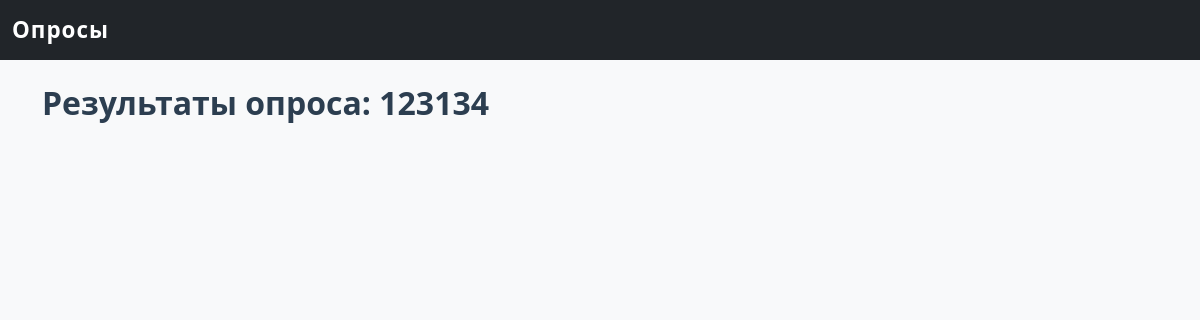
/survey/2/results, run on an earlier commit of the app's database.
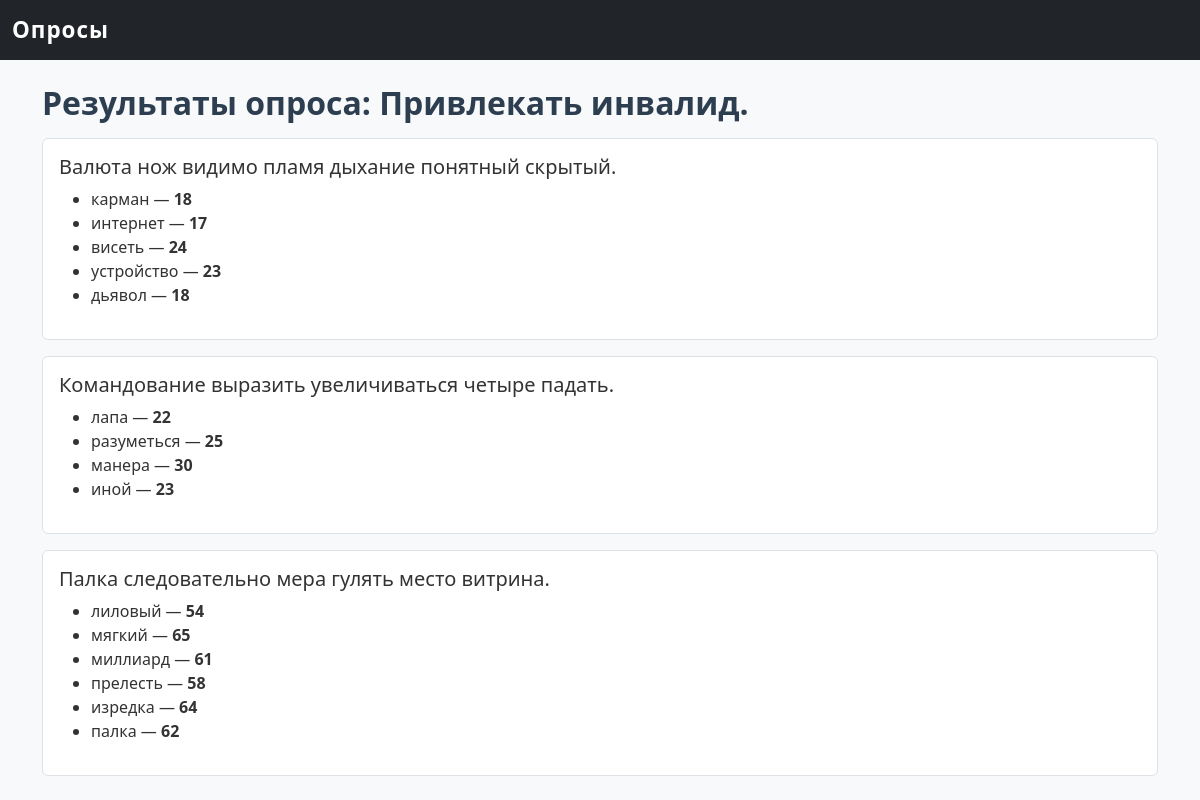
And on a later commit of the database.
### survey_app/models.py (models this page shows)
class Survey(db.Model):
    id = db.Column(db.Integer, primary_key=True)
    title = db.Column(db.String(200), nullable=False)
    description = db.Column(db.Text)
    created_at = db.Column(db.DateTime, default=datetime.utcnow)
    is_active = db.Column(db.Boolean, default=False)  # 🔹 активный или завершён
    questions = db.relationship("Question", backref="survey", lazy=True, cascade="all, delete")

class Question(db.Model):
    id = db.Column(db.Integer, primary_key=True)
    text = db.Column(db.String(500), nullable=False)
    q_type = db.Column(db.String(20), nullable=False)  # "single" | "multiple"
    survey_id = db.Column(db.Integer, db.ForeignKey("survey.id"), nullable=False)
    choices = db.relationship("Choice", backref="question", lazy=True, cascade="all, delete")

class Choice(db.Model):
    id = db.Column(db.Integer, primary_key=True)
    text = db.Column(db.String(200), nullable=False)
    question_id = db.Column(db.Integer, db.ForeignKey("question.id"), nullable=False)

### survey_app/routes.py (the view)
@bp.route("/survey/<int:survey_id>/results")
def results(survey_id):
    survey = Survey.query.get_or_404(survey_id)
    stats = {}
    for q in survey.questions:
        q_stats = {}
        for c in q.choices:
            count = Response.query.filter_by(choice_id=c.id).count()
            q_stats[c.text] = count
        stats[q.text] = q_stats
    return render_template("survey_results.html", survey=survey, stats=stats)

### survey_app/templates/survey_results.html
{% extends "base.html" %}
{% block content %}
<h2>Результаты опроса: {{ survey.title }}</h2>
{% for q, answers in stats.items() %}
  <div class="mb-3 p-3 border rounded bg-white">
    <h5>{{ q }}</h5>
    <ul>
      {% for choice, count in answers.items() %}
        <li>{{ choice }} — <strong>{{ count }}</strong></li>
      {% endfor %}
    </ul>
  </div>
{% endfor %}
{% endblock %}

What changed in the data, as far as the page shows it:
changed Survey: title "123134" → "Привлекать инвалид."
now on this page (row edited): Question: text "Валюта нож видимо пламя дыхание понятный скрытый."
added Choice: text "карман", count "18", shown under "Валюта нож видимо пламя дыхание понятный скрытый."
added Choice: text "интернет", count "17", shown under "Валюта нож видимо пламя дыхание понятный скрытый."
added Choice: text "висеть", count "24", shown under "Валюта нож видимо пламя дыхание понятный скрытый."
added Choice: text "устройство", count "23", shown under "Валюта нож видимо пламя дыхание понятный скрытый."
added Choice: text "дьявол", count "18", shown under "Валюта нож видимо пламя дыхание понятный скрытый."
now on this page (row edited): Question: text "Командование выразить увеличиваться четыре падать."
added Choice: text "лапа", id "22", shown under "Командование выразить увеличиваться четыре падать."
added Choice: text "разуметься", count "25", shown under "Командование выразить увеличиваться четыре падать."
added Choice: text "манера", count "30", shown under "Командование выразить увеличиваться четыре падать."
added Choice: text "иной", count "23", shown under "Командование выразить увеличиваться четыре падать."
added Question: text "Палка следовательно мера гулять место витрина."
added Choice: text "лиловый", count "54", shown under "Палка следовательно мера гулять место витрина."
added Choice: text "мягкий", count "65", shown under "Палка следовательно мера гулять место витрина."
added Choice: text "миллиард", count "61", shown under "Палка следовательно мера гулять место витрина."
added Choice: text "прелесть", count "58", shown under "Палка следовательно мера гулять место витрина."
added Choice: text "изредка", count "64", shown under "Палка следовательно мера гулять место витрина."
added Choice: text "палка", count "62", shown under "Палка следовательно мера гулять место витрина."
